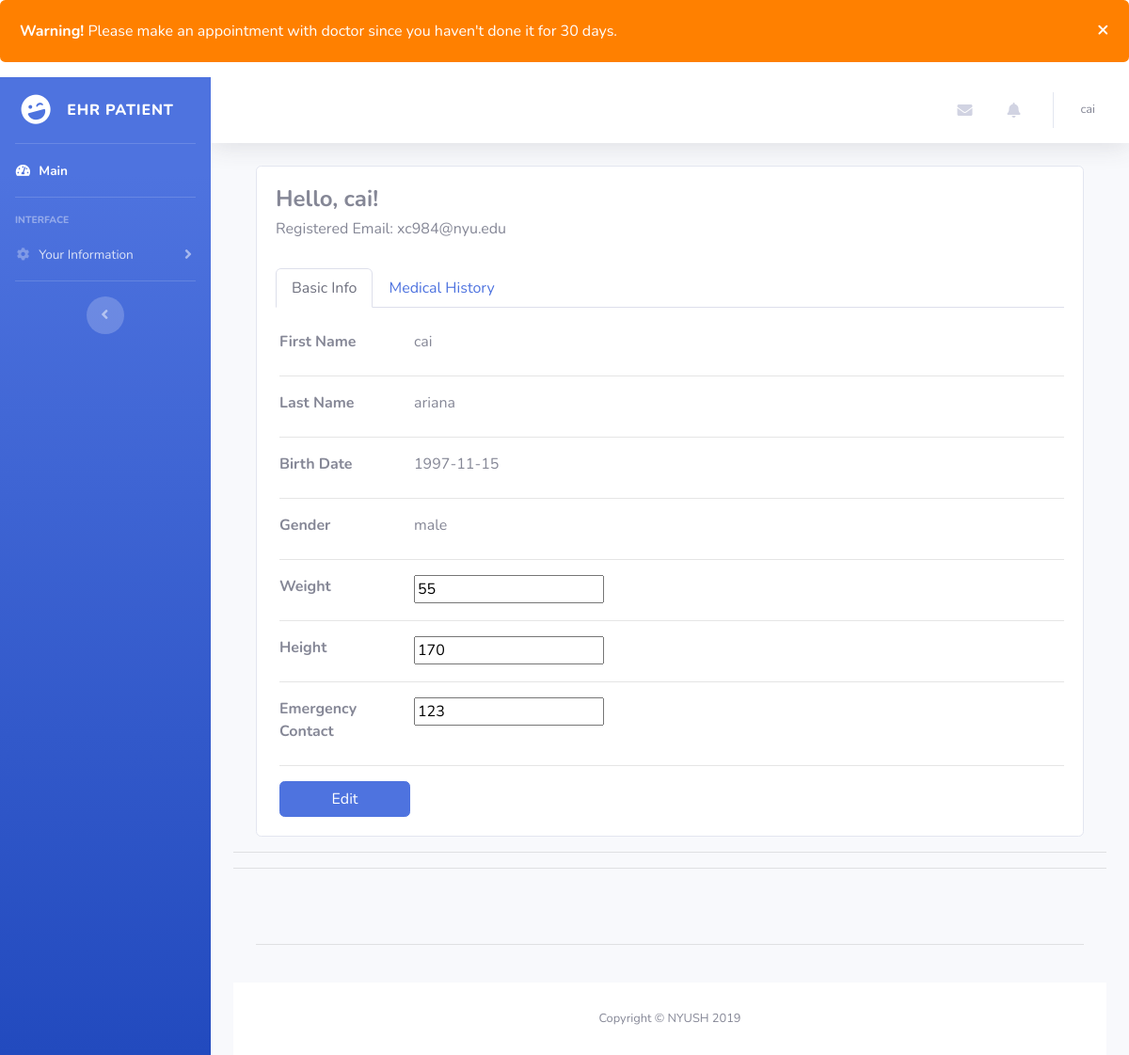
The page /patient/patient_page (signed in) on the database its author committed.
### tables this page shows
CREATE TABLE patients (
    id INTEGER PRIMARY KEY AUTOINCREMENT,
    last_name TEXT NOT NULL,
    first_name TEXT NOT NULL,
    password TEXT NOT NULL,
    email TEXT NOT NULL,
    phone_number TEXT NOT NULL,
    gender TEXT CHECK (gender='male' or gender='female') NOT NULL,
    height TEXT NOT NULL,
    weight TEXT NOT NULL,
    data_of_birth TEXT NOT NULL,
    emergency_contacts TEXT,
    medical_his TEXT
);

### main_app/patient.py (the view)
@patient_bp.route("/patient_page", methods=('GET', 'POST'))
@login_required_patient
def show_main():
    time = str(datetime.now() - relativedelta(days=30))
    db = get_db()
    provider = db.execute("SELECT * FROM take_care JOIN doctors ON take_care.doctor_id = doctors.id WHERE patient_id=?", (g.user['id'], )).fetchone()
    doctors = db.execute("SELECT * FROM doctors JOIN schedule s on doctors.id = s.doctor_id ORDER BY s.doctor_id").fetchall()
    if provider is not None:
        my_provider_schedule = db.execute("SELECT * FROM schedule WHERE doctor_id=?", (provider["id"], ))
    else:
        my_provider_schedule = None
    medical_his = db.execute("SELECT start_time, medical_his FROM appointment WHERE patient_id=? ORDER BY start_time", (g.user['id'], )).fetchall()
    medical_his_changed = []
    check_appointment = db.execute("SELECT * FROM appointment WHERE start_time>? AND patient_id=?", (time, g.user['id'])).fetchone()
    if check_appointment is None:
        need_appointment = True
    else:
        need_appointment = False
    for r in medical_his:
        new_d = {}
        new_d["start_time"] = r["start_time"]
        new_d["medical_his"] = r["medical_his"].split("\\n")
        print(new_d)
        medical_his_changed.append(new_d)
    return render_template('./patient.html', my_provider=provider, all_doctors=doctors,
                           my_provider_schedule=my_provider_schedule, medical_his=medical_his_changed,
                           need_appointment=need_appointment)

### main_app/authentication.py (called while the page is built)
@auth_bp.before_app_request
def load_logged_in_user():
    user_id = session.get('user_id')
    login_type = session.get('login_type')
    if user_id is None:
        g.user = None
        g.type = None
    else:
        if login_type == 'admin':
            g.user = get_db().execute(
                'SELECT * FROM administrators WHERE id = ?', (user_id,)
            ).fetchone()
            g.type = 'admin'
        elif login_type == 'patient':
            g.user = get_db().execute(
                'SELECT * FROM patients WHERE id = ?', (user_id,)
            ).fetchone()
            g.type = 'patient'
        else:
            g.user = get_db().execute(
                'SELECT * FROM doctors WHERE id = ?', (user_id,)
            ).fetchone()
            g.type = 'doctor'

def login_required_patient(view):
    @functools.wraps(view)
    def wrapped_view(**kwargs):
        if g.user is None or g.type != 'patient':
            return redirect(url_for('auth.login'))
        return view(**kwargs)
    return wrapped_view

### main_app/database.py (called while the page is built)
def get_db():
    if "db" not in g:
        g.db = sqlite3.connect(
            current_app.config["DATABASE"],
            detect_types=sqlite3.PARSE_DECLTYPES
        )
        g.db.row_factory = sqlite3.Row
        g.db.execute("PRAGMA foreign_keys = ON")
    return g.db

### main_app/templates/patient.html (shortened to what this page needs)
<!DOCTYPE html>
<html lang="en">
{% extends 'base.html' %}
{% block content %}
<head>
</head>
<body id="page-top">
{% if need_appointment == True %}
    <div class="alert">
      <span class="closebtn" onclick="this.parentElement.style.display='none';">&times;</span>
      <strong>Warning!</strong> Please make an appointment with doctor since you haven't done it for 30 days.
    </div>
{% endif %}
    <div id="wrapper">
        <ul class="navbar-nav bg-gradient-primary sidebar sidebar-dark accordion" id="accordionSidebar">
            <a class="sidebar-brand d-flex align-items-center justify-content-center" href="">
                <div class="sidebar-brand-icon rotate-n-15">
                    <i class="fas fa-laugh-wink"></i>
                </div>
                <div class="sidebar-brand-text mx-3">EHR Patient</div>
            </a>
            <hr class="sidebar-divider my-0">
            <li class="nav-item active">
                <a class="nav-link">
                    <i class="fas fa-fw fa-tachometer-alt"></i>
                    <span>Main</span></a>
            </li>
            <hr class="sidebar-divider">
            <div class="sidebar-heading">
                Interface
            </div>
            <li class="nav-item">
                <a class="nav-link collapsed" href="#" data-toggle="collapse" data-target="#collapseTwo" aria-expanded="true" aria-controls="collapseTwo">
                    <i class="fas fa-fw fa-cog"></i>
                    <span>Your Information</span>
                </a>
            </li>
            <hr class="sidebar-divider d-none d-md-block">
            <div class="text-center d-none d-md-inline">
                <button class="rounded-circle border-0" id="sidebarToggle"></button>
            </div>
        </ul>
        <div id="content-wrapper" class="d-flex flex-column">
            <div id="content">
                <nav class="navbar navbar-expand navbar-light bg-white topbar mb-4 static-top shadow">
                    <ul class="navbar-nav ml-auto">
                        <li class="nav-item dropdown no-arrow mx-1">
                            <a class="nav-link dropdown-toggle" href="#" id="messagesDropdown" role="button" data-toggle="dropdown" aria-haspopup="true" aria-expanded="false">
                                <i class="fas fa-envelope fa-fw"></i>
                            </a>
                        </li>
                        <li class="nav-item dropdown no-arrow mx-1">
                            <a class="nav-link dropdown-toggle" href="#" id="messagesDropdown" role="button" data-toggle="dropdown" aria-haspopup="true" aria-expanded="false">
                                <i class="fas fa-bell fa-fw"></i>
                            </a>
                        </li>
                        <li class="nav-item dropdown no-arrow">
                            <a class="nav-link dropdown-toggle" href="#" id="userDropdown" role="button" data-toggle="dropdown" aria-haspopup="true" aria-expanded="false">
                                <span class="mr-2 d-none d-lg-inline text-gray-600 small">{{g.user['first_name']}}</span>
                            </a>
                        </li>
                    </ul>
                </nav>
                <div class="container-fluid">
                    <div class="container" id="patient-info">
                        <div class="row">
                            <div class="col-12">
                                <div class="card">
                                    <div class="card-body">
                                        <div class="card-title mb-4">
                                            <div class="d-flex justify-content-start">
                                                <div class="userData">
                                                    <h2 class="d-block" style="font-size: 1.5rem; font-weight: bold">Hello, {{g.user['first_name']}}!</h2>
                                                    <h6 class="d-block">Registered Email: <a>{{g.user['email']}}</a></h6>
                                                </div>
                                            </div>
                                        </div>
                                        <div class="row">
                                            <div class="col-12">
                                                <ul class="nav nav-tabs mb-4" id="myTab" role="tablist">
                                                    <li class="nav-item">
                                                        <a class="nav-link active" id="basicInfo-tab" data-toggle="tab" href="#basicInfo" role="tab" aria-controls="basicInfo" aria-selected="true">Basic Info</a>
                                                    </li>
                                                    <li class="nav-item">
                                                        <a class="nav-link" id="connectedServices-tab" data-toggle="tab" href="#connectedServices" role="tab" aria-controls="connectedServices" aria-selected="false">Medical History</a>
                                                    </li>
                                                </ul>
                                                <div class="tab-content ml-1" id="myTabContent">
                                                    <div class="tab-pane fade show active" id="basicInfo" role="tabpanel" aria-labelledby="basicInfo-tab">
                                                        <form method="post" action="{{ url_for('patient.edit_info') }}">
                                                        <div class="row">
                                                            <div class="col-sm-3 col-md-2 col-5">
                                                                <label style="font-weight:bold;">First Name</label>
                                                            </div>
                                                            <div class="col-md-8 col-6">
                                                                {{g.user['first_name']}}
                                                            </div>
                                                        </div>
                                                        <hr/>
                                                        <div class="row">
                                                            <div class="col-sm-3 col-md-2 col-5">
                                                                <label style="font-weight:bold;">Last Name</label>
                                                            </div>
                                                            <div class="col-md-8 col-6">
                                                                {{g.user['last_name']}}
                                                            </div>
                                                        </div>
                                                        <hr/>
                                                        <div class="row">
                                                            <div class="col-sm-3 col-md-2 col-5">
                                                                <label style="font-weight:bold;">Birth Date</label>
                                                            </div>
                                                            <div class="col-md-8 col-6">
                                                                {{g.user['data_of_birth']}}
                                                            </div>
                                                        </div>
                                                        <hr/>
                                                        <div class="row">
                                                            <div class="col-sm-3 col-md-2 col-5">
                                                                <label style="font-weight:bold;">Gender</label>
                                                            </div>
                                                            <div class="col-md-8 col-6">
                                                                {{g.user['gender']}}
                                                            </div>
                                                        </div>
                                                        <hr />
                                                        <div class="row">
                                                            <div class="col-sm-3 col-md-2 col-5">
                                                                <label style="font-weight:bold;">Weight</label>
                                                            </div>
                                                            <div class="col-md-8 col-6">
                                                                <input name="weight" value="{{g.user['weight']}}">
                                                            </div>
                                                        </div>
                                                        <hr />
                                                        <div class="row">
                                                            <div class="col-sm-3 col-md-2 col-5">
                                                                <label style="font-weight:bold;">Height</label>
                                                            </div>
                                                            <div class="col-md-8 col-6">
                                                                <input name="height" value="{{g.user['height']}}">
                                                            </div>
                                                        </div>
                                                        <hr />
                                                        <div class="row">
                                                            <div class="col-sm-3 col-md-2 col-5">
                                                                <label style="font-weight:bold;">Emergency Contact</label>
                                                            </div>
                                                            <div class="col-md-8 col-6">
                                                                <input name="emergency_contacts" value="{{g.user['emergency_contacts']}}">
                                                            </div>
                                                        </div>
                                                        <hr/>
                                                        <div>
                                                            <input type="submit" value="Edit" class="col-2 btn btn-primary btn-user btn-block">
                                                        </div>
                                                        </form>
                                                    </div>
                                                </div>
                                            </div>
                                        </div>
                                    </div>
                                </div>
                            </div>
                        </div>
                    </div>
                    <hr/>
                    <hr/>
                    <div class="container-fluid">
                        <div class="row text-center pb-4">
                        </div>
                        <br>
                        <hr/>
                        <br>
                </div>
                <footer class="sticky-footer bg-white">
                    <div class="container my-auto">
                        <div class="copyright text-center my-auto">
                            <span>Copyright &copy; NYUSH 2019</span>
                        </div>
                    </div>
                </footer>
            </div>
        </div>
    </div>
    </div>
</body>
{% endblock %}

### main_app/templates/patient.html (style rules this page uses)
.alert { padding: 20px; background-color: #ff8000; color: white; }
.closebtn { margin-left: 15px; color: white; font-weight: bold; float: right; font-size: 22px; line-height: 20px; cursor: pointer; transition: 0.3s; }

### rows shown on the page
patients: user.first_name "cai", user.email "xc984@nyu.edu", user.last_name "ariana", user.data_of_birth "1997-11-15", user.gender "male", weight "55", height "170", emergency_contacts "123"
